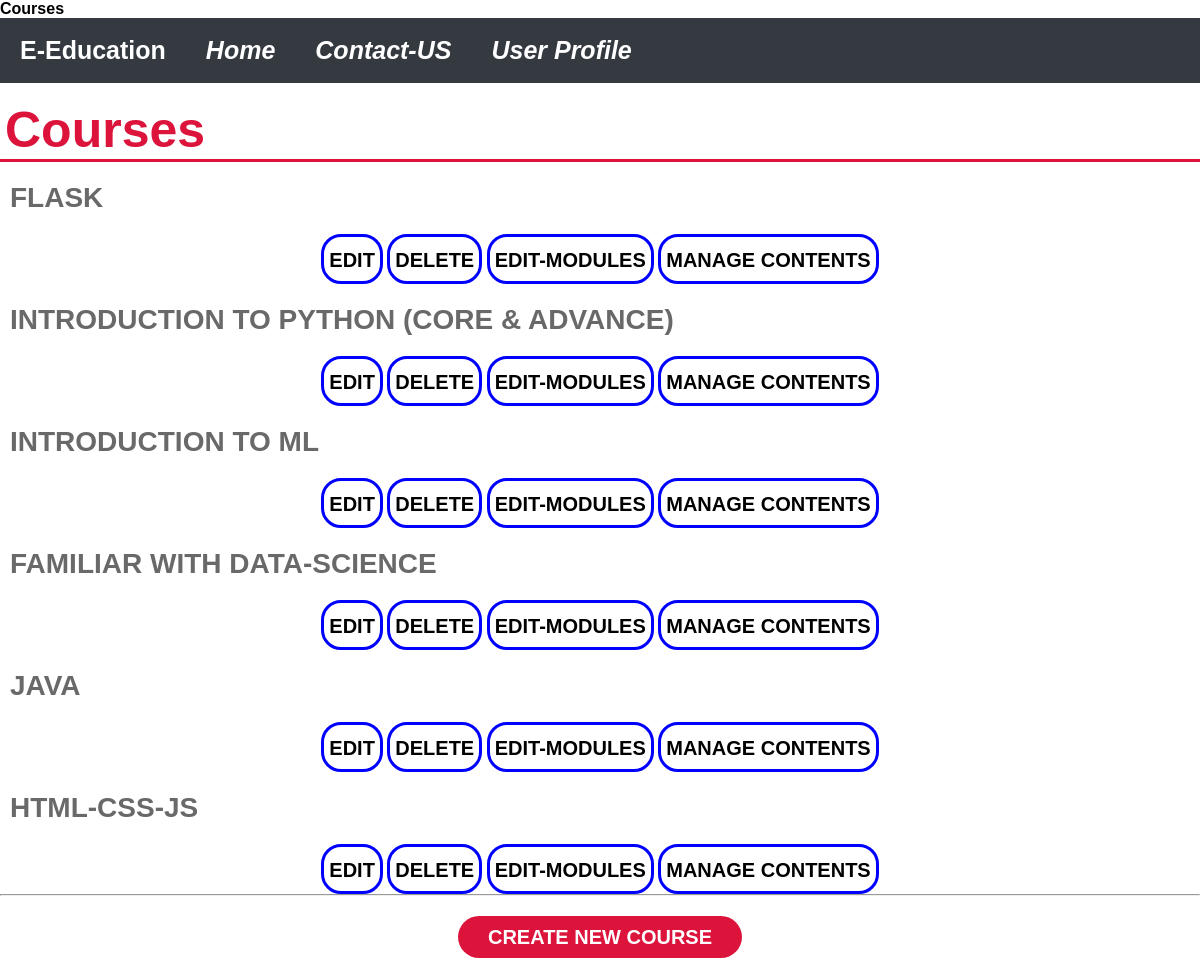
The page /course/mine/ (signed in) on the database its author committed.
### courses/models.py (models this page shows, shortened)
class Course(models.Model):
	owner 		=	models.ForeignKey(User,related_name='courses_created',on_delete=models.CASCADE)
	subject 	=	models.ForeignKey(Subject,related_name='courses',on_delete=models.CASCADE)
	title		=	models.CharField(max_length=200)
	slug 		=	models.SlugField(max_length=200,unique=True)
	overview	= 	models.TextField()
	created 	=	models.DateTimeField(auto_now_add=True)
	students 	=	models.ManyToManyField(User,related_name='courses_joined',blank=True)
	class Meta:
		ordering 	=	['-created']

### courses/views.py (the view, shortened to what this page needs)
# urls.py: path('mine/',views.ManageCourseListView.as_view(),name='manage_course_list'),
class ManageCourseListView(ListView):
	model 				= 	Course
	template_name		=	'courses/manage/course/list.html'

### courses/views.py (called while the page is built)
	def get_queryset(self):
		qs 				=	super(OwnerMixin,self).get_queryset()
		return qs.filter(owner=self.request.user)

### courses/templates/courses/manage/course/list.html (shortened to what this page needs)
{% extends 'base.html' %}
{% load static %}
{% load crispy_forms_tags %}
{% load course %}
{% block content %}
<div class="content-details-admin">
		<legend>Courses</legend>
		<div class="course-conetnt">
			{% for course in object_list %}
			<div class="content-item">
					<div class="title">
						<h3>{{course.title}}</h3>
					</div>
					<div class="buttons">
							<a href="{% url 'course_edit' course.id %}" class="item-li">Edit</a>
							<a href="{% url 'course_delete' course.id %}" class="item-li">Delete</a>
							<a href="{% url 'course_module_update' course.id %}" class="item-li">Edit-Modules</a>
						{% if course.modules.count > 0 %}
							<a href="{% url 'module_content_list' course.modules.first.id %}" class="item-li">Manage contents</a>
										{% endif%}
					</div>
					{% empty %}
					<div class="nocontent">
							<p>You haven't created any courses yet.</p>
							<a href="{% url 'course_create' %}" class="btn">Create New Course</a>
					</div>
			</div>
			{% endfor %}
			<hr>
		</div>
</div>
<div class="bottom">
				<a href="{% url 'course_create' %}" class="btn">Create New Course</a>
</div>
{% endblock %}

### static/css/main.css (style rules this page uses)
* { margin:0; padding: 0; outline: none; text-decoration: none; box-sizing: border-box; font-family: 'Rubik', sans-serif; font-weight: 700; }
::before,::after { box-sizing: border-box; }
.content-item h1, .content-item h3, .content-item a { color: #fff; font-size: 20px; font-weight: bold; text-transform: uppercase; margin-top: 10px; }
legend { display: block; padding-left: 5px; padding-right: 5px; border:none; color: #DC143C; font-size: 50px; border-bottom-style: solid; border-bottom-color: #DC143C; }
.content-details-admin { width: 100%; height: 100%; }
.content-details-admin legend { text-align: left; }
.content-details-admin .course-conetnt .content-item .title h3 { color: #696969; font-size: 28px; font-weight: bold; text-align: left; padding: 10px; }
.content-details-admin .course-conetnt .content-item .buttons a { display: inline-block; background-color: #fff; border-style: solid; border-color: blue; border-radius: 20px; padding: 5px; color: #000; padding-bottom: 20px; text-align: center; height: 50px; padding-top: 12px; }
.content-item .btn, .bottom .btn { background-color: #DC143C; color: white; font-size: 20px; border-radius: 30px; border:none; padding: 10px; margin-top: 10px; margin: 5px; padding-left:30px; padding-right:30px; }
.content-item { margin-bottom: 30px; }

### rows shown on the page
Course: title "FLASK", shows "MANAGE CONTENTS"
Course: title "INTRODUCTION TO PYTHON (CORE & ADVANCE)", shows "MANAGE CONTENTS"
Course: title "INTRODUCTION TO ML", shows "MANAGE CONTENTS"
Course: title "FAMILIAR WITH DATA-SCIENCE", shows "MANAGE CONTENTS"
Course: title "JAVA", shows "MANAGE CONTENTS"
Course: title "HTML-CSS-JS", shows "MANAGE CONTENTS"
